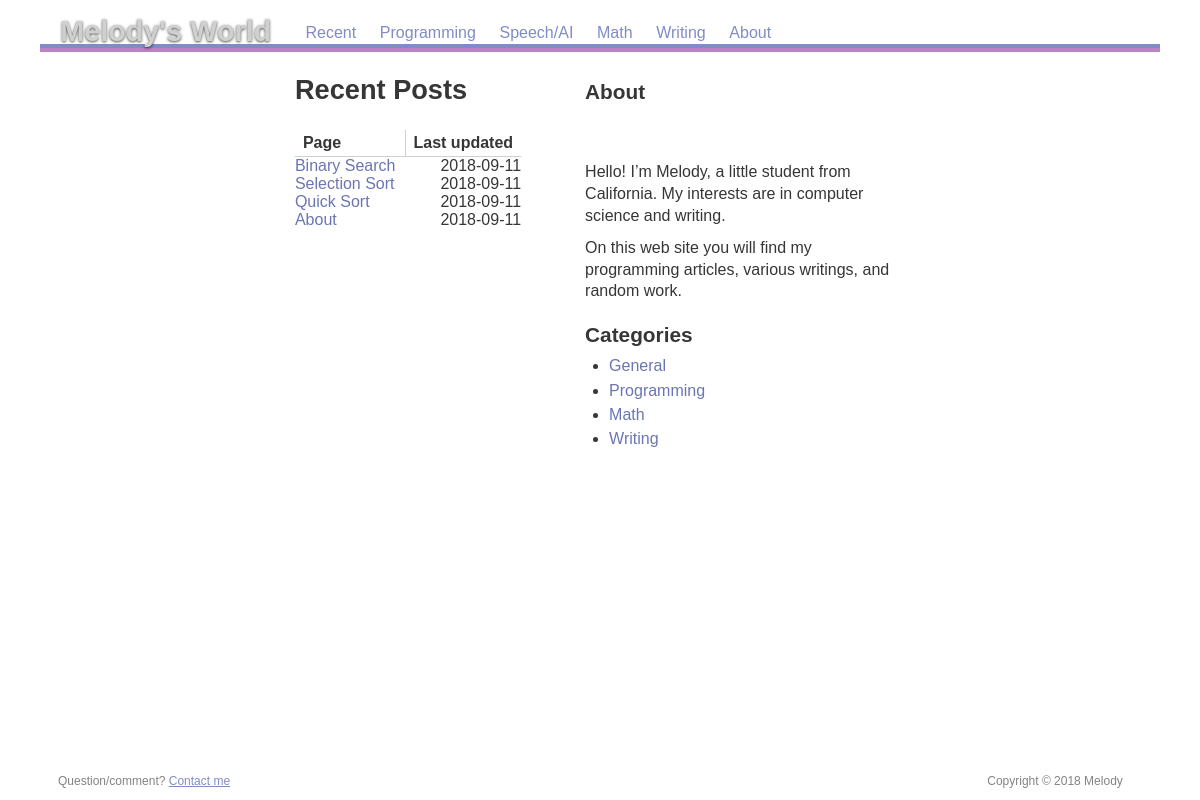
Before: /recent with the older database file.
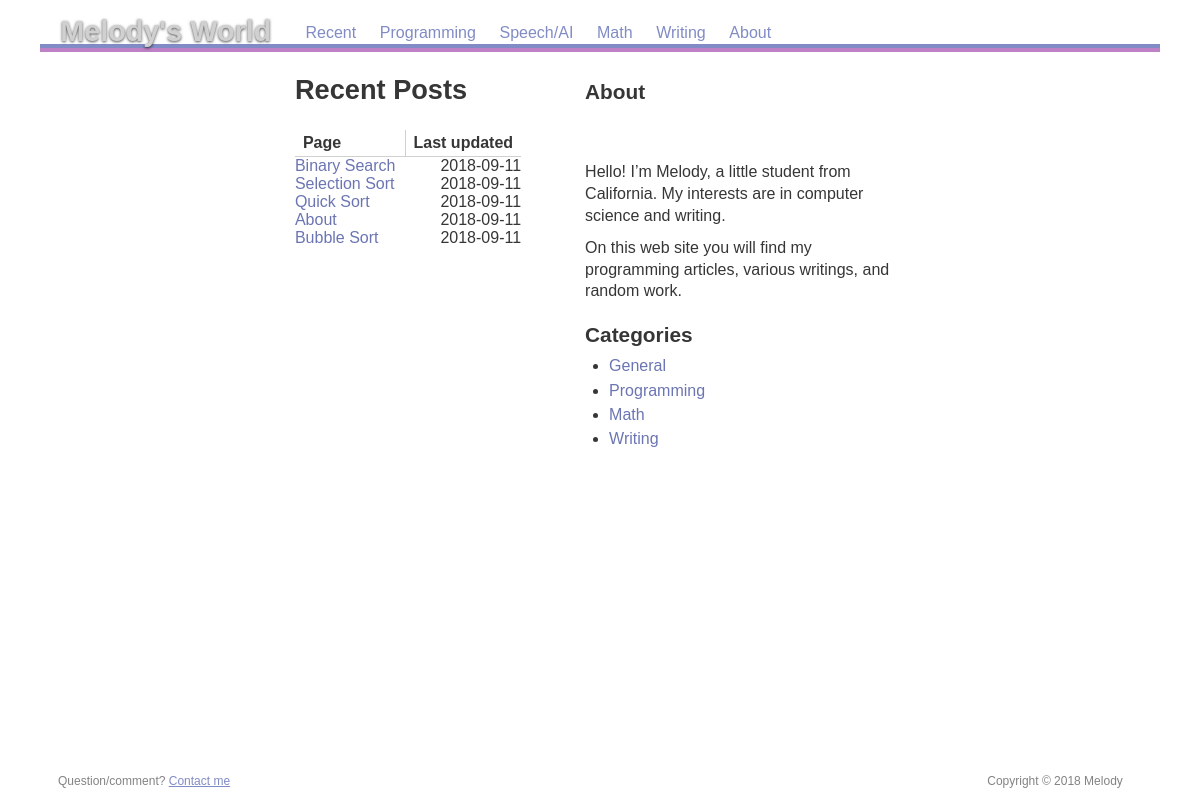
After: the same page with the newer database file.
### app/models.py (models this page shows, shortened)
class Post(db.Model):
    __tablename__ = "posts"
    id = db.Column(db.Integer, primary_key=True)
    title = db.Column(db.String, nullable=False)
    slug = db.Column(db.String(255), nullable=False)
    body  = db.Column(db.String,unique=True, nullable=False)
    created_on = db.Column(db.DateTime(), default=datetime.utcnow)
    updated_on = db.Column(db.DateTime(), default=datetime.utcnow, onupdate=datetime.utcnow)
    category_id = db.Column(db.Integer, db.ForeignKey('categories.id'))

### app/__init__.py (the view)
@app.route("/recent")
def recent():
    results = []
    posts_qry = db.session.query(Post)
    articles = posts_qry.all()
    if not articles:
        flash('No posts found!')
        return redirect('/')
    else:
        return render_template('recent.html', posts = articles)

### app/templates/recent.html (shortened to what this page needs)
{% extends "base.html" %}
{% block content %}
<div id="maintable">
	<div>
	<h1>Recent Posts</h1>
	<table id="recentpages">
		<thead>
			<tr>
				<th>Page</th>
				<th>Last updated</th>
			</tr>
		</thead>
		<tbody>
		 {% for post in posts %}
		 <tr><td><a href="/page/{{post.slug}}">{{post.title}}</a></td><td><time>{{post.updated_on.strftime('%Y-%m-%d') }}</time></td></tr>
		 {% endfor %}
		</tbody>
	</table>
</div>
<div>
	<h2>About</h2>
 <br>
  <br>
		<p>Hello! I’m Melody, a little student from California. My interests are in computer science and writing.</p>
		<p>On this web site you will find my programming articles, various writings, and random work.</p>
		<section id="categories">
			<h2>Categories</h2>
			<ul>
				<li><a href="/category/general">General</a></li>
				<li><a href="/category/programming">Programming</a></li>
				<li><a href="/category/math">Math</a></li>
				<li><a href="/category/writing">Writing</a></li>
			</ul>
		</section>
	</div>
</div>
 {% endblock %}

Changed rows visible on the page:
added Post: title "Bubble Sort", updated_on "2018-09-11"
